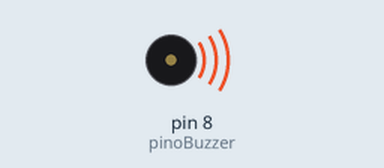
Simulated run of this sketch. Board: Arduino Uno, built with avr-gcc and run on an emulated ATmega328P. Parts: buzzer (waves = sounding).

Above: at 0.2 s.
At 8.9 s:
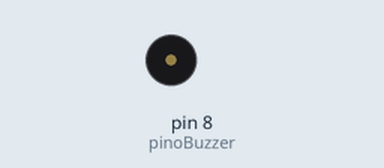
Timing chart, 0 to 18.4 s (numbered marks = the images above):
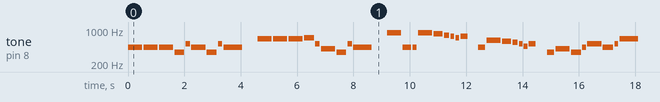

Measured:
- by itself, tone on pin 8 (pinoBuzzer): plays 440 Hz for 0.50 s, 440 Hz for 0.50 s, 440 Hz for 0.50 s, 349 Hz for 0.35 s, 523 Hz for 0.15 s, 440 Hz for 0.50 s … (304 notes in this stretch)

The sketch:

BuzzerDV.ino
```cpp
/*
  Exemplo: 02-Components/BuzzerDV
*/

//DECLARAÇÃO DAS FREQUÊNCIAS DAS NOTAS MÚSICAIS
  const float c = 261.63; //Do (Oitava 0)
  const float d = 293.66; //Re (Oitava 0)
  const float e = 329.63; //Mi (Oitava 0)
  const float f = 349.23; //Fa (Oitava 0)
  const float g = 392.00; //Sol (Oitava 0)
  const float gS = 415.30;  //Sol# (Oitava 0)
  const float a = 440.00; //La (Oitava 0)
  const float b = 466.16; //La# (Oitava 0)
  const float cH = 523.25;   //Do (Oitava 1)
  const float cSH = 554.37;  //Do# (Oitava 1)
  const float dH = 587.33; //Re (Oitava 1)
  const float dSH = 622.25; //Re# (Oitava 1)
  const float eH = 659.26; //Mi (Oitava 1)
  const float fH = 698.46; //Fa (Oitava 1)
  const float fSH = 739.99; //Fa# (Oitava 1)
  const float gH = 783.99;  //Sol (Oitava 1)
  const float gSH = 830.61; //Sol# (Oitava 1)
  const float aH = 880.00; //La (Oitava 1)

  const int pinoBuzzer = 8; //PINO DIGITAL UTILIZADO PELO BUZZER

  int contador = 0; //VARIÁVEL DO TIPO INTEIRA

  void setup(){
    pinMode(pinoBuzzer, OUTPUT); //DEFINE O PINO COMO SAÍDA
  }

  void loop(){
    primeraSecao(); //CHAMADA DE SONS DA PRIMEIRA SEÇÃO

    segundaSecao(); //CHAMADA DE SONS DA SEGUNDA SEÇÃO

    //VARIANTE 1
    tom(f, 250);
    tom(gS, 500);
    tom(f, 350);
    tom(a, 125);
    tom(cH, 500);
    tom(a, 375);
    tom(cH, 125);
    tom(eH, 650);

    delay(500); //INTEVALO DE 500 MILISSEGUNDOS

    segundaSecao(); //CHAMADA DE TONS DA SEGUNDA SEÇÃO

    //VARIANTE 2
    tom(f, 250);
    tom(gS, 500);
    tom(f, 375);
    tom(cH, 125);
    tom(a, 500);
    tom(f, 375);
    tom(cH, 125);
    tom(a, 650);

    delay(650); //INTEVALO DE 650 MILISSEGUNDOS
  }

  //FUNÇÃO RESPONSÁVEL POR EXECUTAR CADA TOM
  void tom(int frequencia, int duracao){
    //EXECUTA O TOM CONFORME OS PARÂMETROS PASSADOS
    tone(pinoBuzzer, frequencia, duracao);

    if(contador % 2 == 0){ //SE contador FOR UM NÚMERO PAR, FAZ
      delay(duracao); //INTERVALO DE ACORDO COM O VALOR DA VARIÁVEL
    }
    else //SENÃO, FAZ
    {
      delay(duracao); //INTERVALO DE ACORDO COM O VALOR DA VARIÁVEL
    }
    noTone(pinoBuzzer); //BUZZER PERMANECE DESLIGADO
    delay(50); //INTEVALO DE 50 MILISSEGUNDOS
    contador++; //INCREMENTADOR O CONTADOR
  }

  //FUNÇÃO DA PRIMEIRA SEÇÃO
  void primeraSecao(){
    tom(a, 500);
    tom(a, 500);
    tom(a, 500);
    tom(f, 350);
    tom(cH, 150);
    tom(a, 500);
    tom(f, 350);
    tom(cH, 150);
    tom(a, 650);

    delay(500); //INTEVALO DE 500 MILISSEGUNDOS

    tom(eH, 500);
    tom(eH, 500);
    tom(eH, 500);
    tom(fH, 350);
    tom(cH, 150);
    tom(gS, 500);
    tom(f, 350);
    tom(cH, 150);
    tom(a, 650);

    delay(500); //INTEVALO DE 500 MILISSEGUNDOS
  }

  //FUNÇÃO DA SEGUNDA SEÇÃO
  void segundaSecao(){
    tom(aH, 500);
    tom(a, 300);
    tom(a, 150);
    tom(aH, 500);
    tom(gSH, 325);
    tom(gH, 175);
    tom(fSH, 125);
    tom(fH, 125);
    tom(fSH, 250);

    delay(325); //INTEVALO DE 325 MILISSEGUNDOS

    tom(a, 250);
    tom(dSH, 500);
    tom(dH, 325);
    tom(cSH, 175);
    tom(cH, 125);
    tom(b, 125);
    tom(cH, 250);

    delay(350); //INTEVALO DE 350 MILISSEGUNDOS
  }
```
